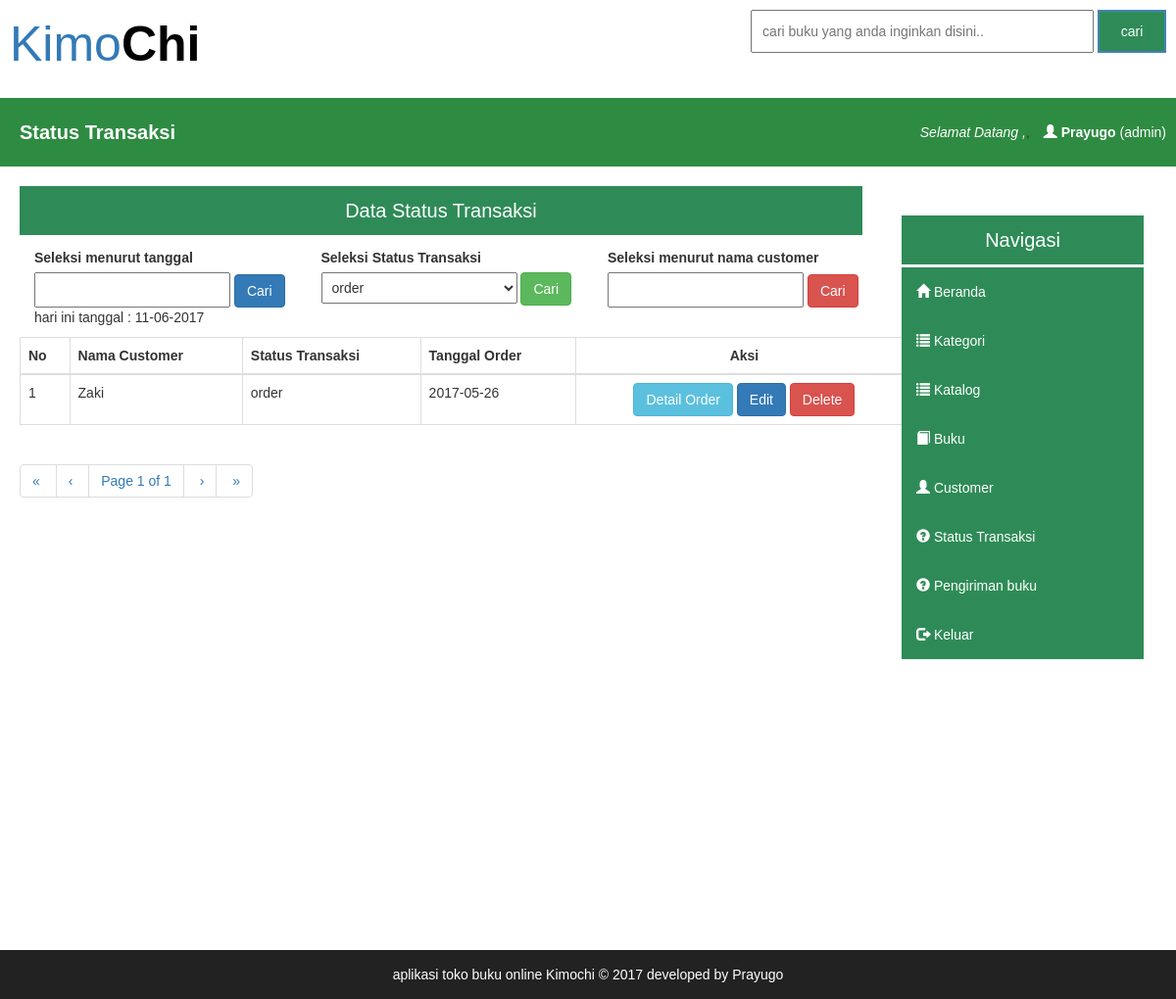
The page /page/admin/transaksi.php (signed in) on the database as committed earlier.
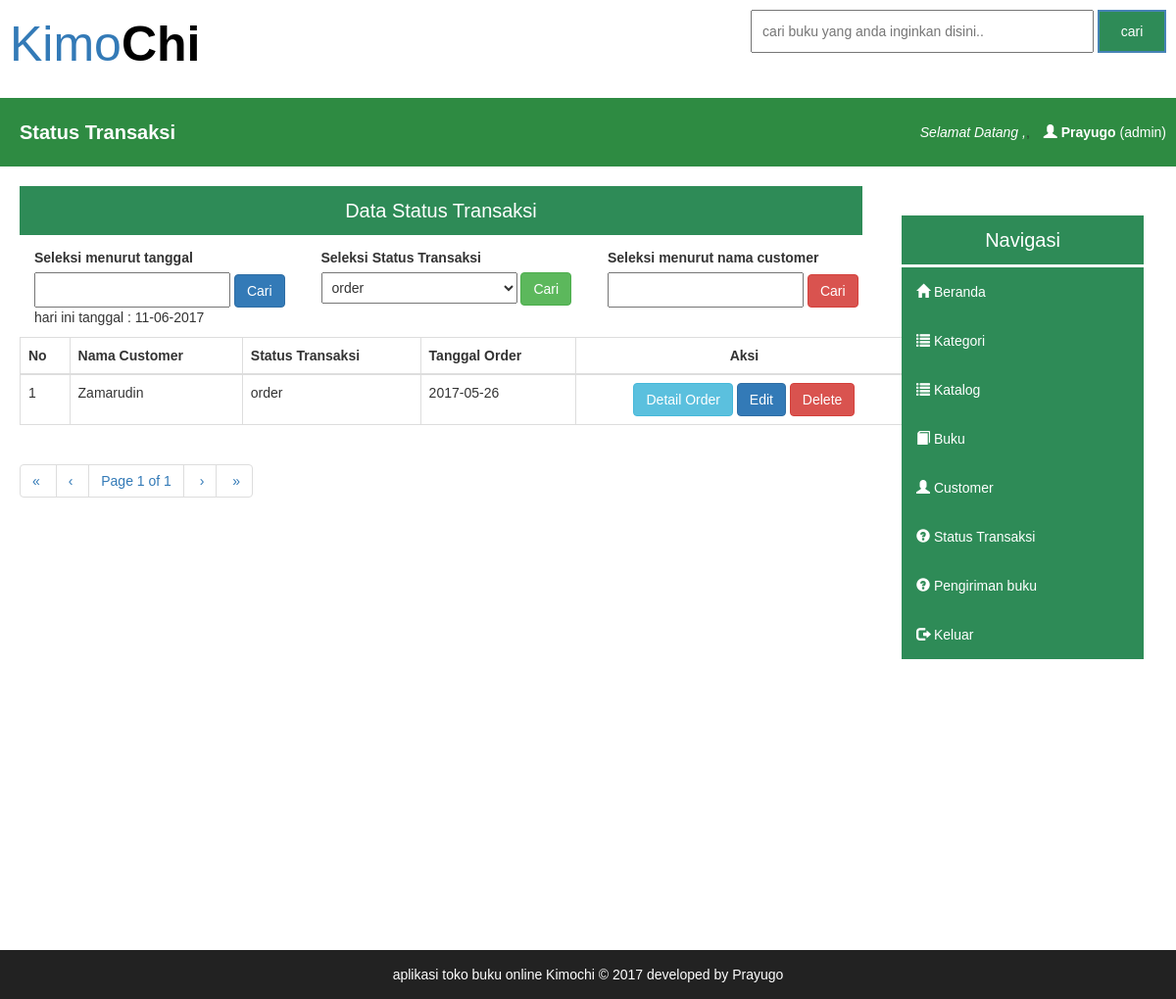
The same page on the database as committed later.
### tables this page shows
CREATE TABLE `selesai` (
  `kode_beli` varchar(100) NOT NULL,
  `id_cus` int(11) NOT NULL,
  `qty_total` varchar(10) NOT NULL,
  `bayar` varchar(15) NOT NULL,
  `total_bayar` varchar(15) NOT NULL,
  `tgl_order` text NOT NULL,
  `status_beli` enum('order','lunas') NOT NULL,
  `status_pengiriman` enum('belum dikirim','dikirim','diterima') NOT NULL
);

CREATE TABLE `customer` (
  `id_cus` int(11) NOT NULL,
  `nama_cus` varchar(40) NOT NULL,
  `email_cus` varchar(40) NOT NULL,
  `password_cus` varchar(40) NOT NULL
);

### page/admin/set_transaksi.php (the view, shortened to what this page needs)
  <?php
include"../../db.php";
@$set = $_GET['set'];
        include 'pagination1.php';
$sql =  "SELECT * FROM selesai";
$result = mysqli_query($db,$sql);
        $rpp = 10;
        $reload = "transaksi.php?page=&pagination=true";
        @$page = intval($_GET["page"]);
        if($page<=0) $page = 1;
        $tcount = mysqli_num_rows($result);
        $tpages = ($tcount) ? ceil($tcount/$rpp) : 1;
        $count = 0;
        $i = ($page-1)*$rpp;
        ?>
        <div class="hdkonten">
        Data Status Transaksi
        </div>
<div class="container">
<div class="row">
<div class="col-md-3">
<form method="post" action="transaksi.php?set=tanggal">
   <label style="margin-top:10px;"> Seleksi menurut tanggal</label><br>
      <input name="tanggal" type="text" id="tgl" autocomplete="off" style="width:200px;padding:6px;">
      <button type="submit" class="btn btn-primary">Cari</button>
</form>
</div>
<div class="col-md-3">
<form method="post" action="transaksi.php?set=status_transaksi">
   <label style="margin-top:10px;"> Seleksi Status Transaksi</label><br>
      <select name="status" style="width:200px;padding:6px;">
      <option>order</option>
      </select>
      <button type="submit" class="btn btn-success">Cari</button>
</form>
</div>
<div class="col-md-3">
<form method="post" action="transaksi.php?set=nama">
   <label style="margin-top:10px;"> Seleksi menurut nama customer</label><br>
      <input name="nama" type="text" autocomplete="off" style="width:200px;padding:6px;">
      <button type="submit" class="btn btn-danger">Cari</button>
</form>
</div>
</div>
hari ini tanggal : <?php echo date('d-m-Y'); ?>
<table id="mytable" class="table table-bordered" style="width:80%;margin-left:-15px;margin-top:10px;">
    <thead>
      <th>No</th>
      <th>Nama Customer</th>
      <th>Status Transaksi</th>
      <th>Tanggal Order</th>
      <th><center>Aksi</center></th>
    </thead>
<?php
$no =1;
  if ($set==""){
  while(($count<$rpp) && ($i<$tcount)) {
  mysqli_data_seek($result,$i);
  $data = mysqli_fetch_array($result);
  $qrycus = mysqli_query($db,"SELECT * from customer where id_cus='$data[id_cus]'");
  $datacus = mysqli_fetch_array($qrycus);
  $nama = $datacus['nama_cus'];
  ?>
  <tr>
      <td><?php echo $no++ ?></td>
      <td><?php echo $nama; ?></td>
      <td><?php echo $data['status_beli'] ?></td>
      <td><?php echo $data['tgl_order'] ?></td>
      <td>
      <center>
         <a href="#" class='detail_order btn btn-info' id='<?php echo  $data['kode_beli']; ?>'>Detail Order</a>
         <a href="#" class='edit btn btn-primary' id='<?php echo  $data['kode_beli']; ?>'>Edit</a>
         <a href="#" onclick="confirm_modal('del_transaksi.php?&id=<?php echo  $data['kode_beli']; ?>'); " class="btn btn-danger">Delete</a>
      </center>
      </td>
  </tr>
<?php
$i++;
$count++;
  }
}
?>
</table>
</div>
 <div><?php echo paginate_one($reload, $page, $tpages); ?></div>

Rows that differ between the two databases and show on the page:
changed through a linked row, selesai "order": id_cus.nama_cus "Zaki" → "Zamarudin"
